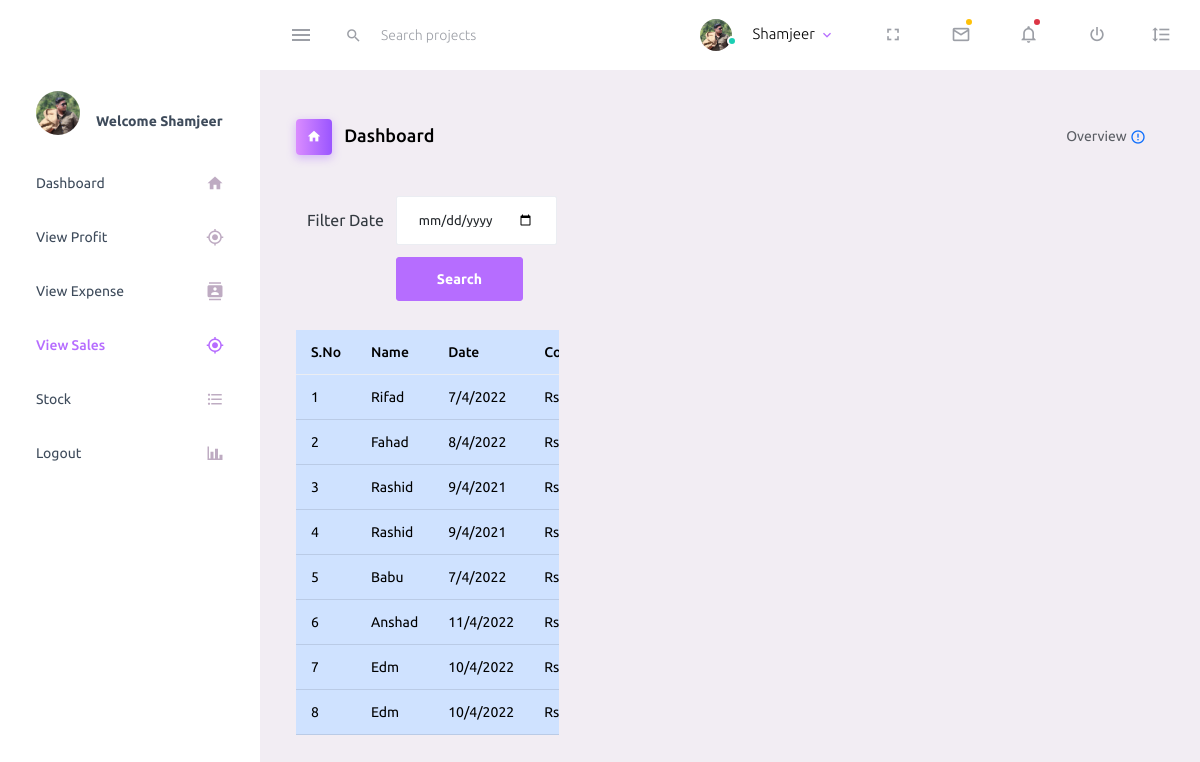
Before: /view-sales (signed in) with the older database file.
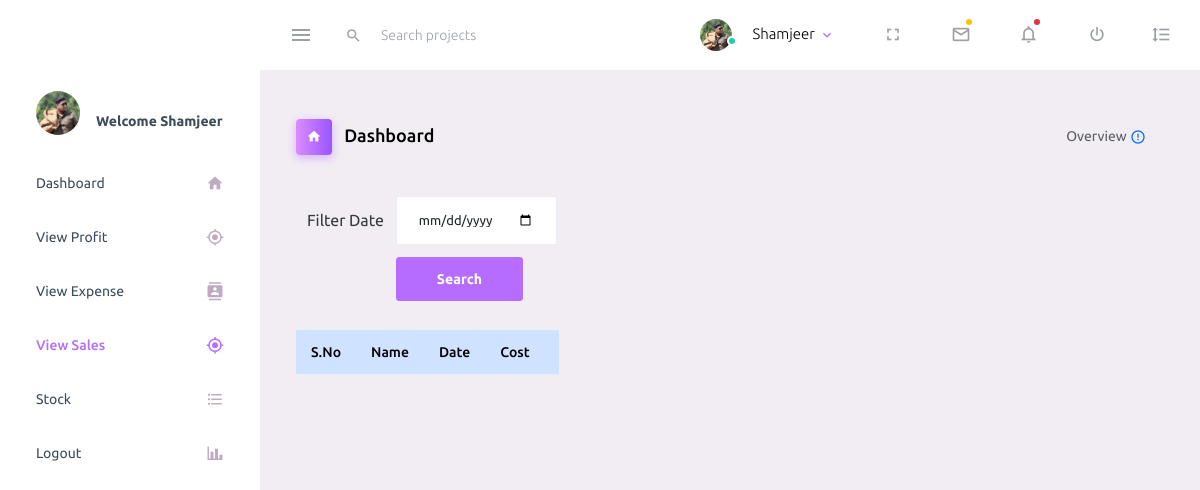
After: the same page with the newer database file.
### riders_admin/models.py (models this page shows)
class Sales(models.Model):
    name=models.CharField(max_length=30)
    dt=models.CharField(max_length=20)
    cost_price=models.FloatField()
    selling_price=models.FloatField()

### riders_admin/auth_gaurd.py (the view)
    def wrap(request, *args, **kwargs):
        if 'autherisation_id' in request.session:
            return func(request, *args, **kwargs)
        else:
            return redirect('')

### riders_admin/auth_gaurd.py (called while the page is built)
def auth_admin(func):
    def wrap(request, *args, **kwargs):
        if 'autherisation_id' in request.session:
            return func(request, *args, **kwargs)
        else:
            return redirect('')
    return wrap

### riders_admin/views.py (called while the page is built, shortened)
@auth_admin
def view_sales(request):
    data_set = Sales.objects.all()
    profit = 0
    total_sales = 0
    actual_price = 0
    show_total = False
    return render(request, 'view_sales.html', {'expenses': data_set,
                                               'profit': profit, 'show_total': show_total})

### riders_admin/templates/view_sales.html (shortened to what this page needs)
{% extends 'master.html' %}
{% block content %}
<div class="col-md-12">
    <form action="" method="POST">
        <table style="border-spacing:10px;border-collapse: separate;">
            <tr>
                <td>Filter Date</td>
                <td><input type="date" class="form-control" name="search_date" id=""></td>
            </tr>
            <tr>
                <td></td>
                <td><input type="submit" value="Search" class="btn btn-primary" name="" id=""></td>
            </tr>
        </table>
    </form>
</div>
<div class="col-md-4 stretch-card grid-margin" style="position: relative;top:2px">
    <div style="max-width:100%; overflow:scroll" >
        <table class="table table-responsive-md  table-primary table-hover" style="padding:0">
            <thead>
                <tr>
                    <th scope="col">S.No</th>
                    <th scope="col">Name</th>
                    <th scope="col">Date</th>
                    <th scope="col">Cost</th>
                    <th scope="col">Sales</th>
                </tr>
            </thead>
            <tbody>
                {% for e in expenses %}
                <tr>
                    <td>{{forloop.counter}}</td>
                    <td>{{e.name|title}}</td>
                    <td>{{e.dt}}</td>
                    <td>Rs {{e.cost_price}}</td>
                </tr>
                {% endfor %}
            </tbody>
        </table>
        </div
</div>
{% endblock %}

### riders_admin/templates/master.html (shortened to what this page needs)
{% load static %}
<html lang="en">
  <head>
    <link rel="stylesheet" href="{% static 'assets/vendors/mdi/css/materialdesignicons.min.css' %}">
    <link rel="stylesheet" href="{% static 'assets/vendors/css/vendor.bundle.base.css' %}">
    <link rel="stylesheet" href="{% static 'assets/css/style.css' %}">
  </head>
  <body>
      <nav class="navbar default-layout-navbar col-lg-12 col-12 p-0 fixed-top d-flex flex-row">
        <div class="text-center navbar-brand-wrapper d-flex align-items-center justify-content-center">
        </div>
        <div class="navbar-menu-wrapper d-flex align-items-stretch">
          <button class="navbar-toggler navbar-toggler align-self-center" type="button" data-toggle="minimize">
            <span class="mdi mdi-menu"></span>
          </button>
          <div class="search-field d-none d-md-block">
            <form class="d-flex align-items-center h-100" action="#">
              <div class="input-group">
                <div class="input-group-prepend bg-transparent">
                  <i class="input-group-text border-0 mdi mdi-magnify"></i>
                </div>
                <input type="text" class="form-control bg-transparent border-0" placeholder="Search projects">
              </div>
            </form>
          </div>
          <ul class="navbar-nav navbar-nav-right">
            <li class="nav-item nav-profile dropdown">
              <a class="nav-link dropdown-toggle" id="profileDropdown" href="#" data-bs-toggle="dropdown" aria-expanded="false">
                <div class="nav-profile-img">
                  <img src="{% static 'assets/images/admin.jpeg'%}"  alt="profile">
                  <span class="availability-status online"></span>
                </div>
                <div class="nav-profile-text">
                  <p class="mb-1 text-black">Shamjeer</p>
                </div>
              </a>
            </li>
            <li class="nav-item d-none d-lg-block full-screen-link">
              <a class="nav-link">
                <i class="mdi mdi-fullscreen" id="fullscreen-button"></i>
              </a>
            </li>
            <li class="nav-item dropdown">
              <a class="nav-link count-indicator dropdown-toggle" id="messageDropdown" href="#" data-bs-toggle="dropdown" aria-expanded="false">
                <i class="mdi mdi-email-outline"></i>
                <span class="count-symbol bg-warning"></span>
              </a>
            </li>
            <li class="nav-item dropdown">
              <a class="nav-link count-indicator dropdown-toggle" id="notificationDropdown" href="#" data-bs-toggle="dropdown">
                <i class="mdi mdi-bell-outline"></i>
                <span class="count-symbol bg-danger"></span>
              </a>
            </li>
            <li class="nav-item nav-logout d-none d-lg-block">
              <a class="nav-link" href="#">
                <i class="mdi mdi-power"></i>
              </a>
            </li>
            <li class="nav-item nav-settings d-none d-lg-block">
              <a class="nav-link" href="#">
                <i class="mdi mdi-format-line-spacing"></i>
              </a>
            </li>
          </ul>
        </div>
      </nav>
      <div class="container-fluid page-body-wrapper">
        <nav class="sidebar sidebar-offcanvas" id="sidebar">
          <ul class="nav">
            <li class="nav-item nav-profile">
              <a href="#" class="nav-link">
                <div class="nav-profile-image">
                    <img src="{% static 'assets/images/admin.jpeg' %}"  alt="profile">
                </div>
                <div class="nav-profile-text d-flex flex-column">
                  <span class="font-weight-bold mb-2 mt-4">Welcome Shamjeer</span>
                </div>
              </a>
            </li>
            <li class="nav-item">
              <a class="nav-link" href="">
                <span class="menu-title">Dashboard</span>
                <i class="mdi mdi-home menu-icon"></i>
              </a>
            </li>
            <li class="nav-item">
              <a class="nav-link"   href="/profit" aria-expanded="false" aria-controls="ui-basic">
                <span class="menu-title">View Profit</span>
                <i class="mdi mdi-crosshairs-gps menu-icon"></i>
              </a>
            </li>
            <li class="nav-item">
              <a class="nav-link" href="/view-expense">
                <span class="menu-title">View Expense</span>
                <i class="mdi mdi-contacts menu-icon"></i>
              </a>
            </li>
            <li class="nav-item">
              <a class="nav-link" href="/view-sales">
                <span class="menu-title">View Sales</span>
                <i class="mdi mdi-crosshairs-gps menu-icon"></i>
              </a>
            <li class="nav-item">
              <a class="nav-link" href="">
                <span class="menu-title">Stock</span>
                <i class="mdi mdi-format-list-bulleted menu-icon"></i>
              </a>
            </li>
            <li class="nav-item">
              <a class="nav-link" href='/logout'>
                <span class="menu-title">Logout</span>
                <i class="mdi mdi-chart-bar menu-icon"></i>
              </a>
            </li>
          </ul>
        </nav>
        <div class="main-panel">
          <div class="content-wrapper">
            <div class="page-header">
              <h3 class="page-title">
                <span class="page-title-icon bg-gradient-primary text-white me-2">
                  <i class="mdi mdi-home"></i>
                  <a href="/dashboard" style="text-decoration:none;color:black">
                </span> Dashboard
              </h3>
              <nav aria-label="breadcrumb">
                <ul class="breadcrumb">
                  <li class="breadcrumb-item active" aria-current="page">
                    Overview <i class="mdi mdi-alert-circle-outline icon-sm text-primary align-middle"></i>
                  </li>
                </ul>
              </nav>
            </div>
            <div class="row">
                {% block content %}
                    {% endblock %}
                </div>
            </div>
        </div>
    </div>
</body>
</html>

Changed rows visible on the page:
removed Sales: name "Rifad", dt "7/4/2022"
removed Sales: name "Fahad", dt "8/4/2022"
removed Sales: name "Rashid", dt "9/4/2021"
removed Sales: name "Rashid", dt "9/4/2021"
removed Sales: name "Babu", dt "7/4/2022"
removed Sales: name "Anshad", dt "11/4/2022"
removed Sales: name "Edm", dt "10/4/2022"
removed Sales: name "Edm", dt "10/4/2022"
